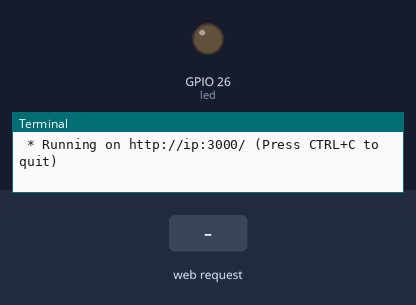
A program run on a simulated Raspberry Pi (BCM pin numbers). Shown: output pins drawn as LEDs (lit = HIGH), the last lines printed to the terminal. The test bench sets the inputs (shaded band). The clock reads 2024-03-15 10:24:30 at power-on unless the program sets it.

Above: at 1.2 s.
1.3 s: HTTP request for /led/off received
At 1.6 s:
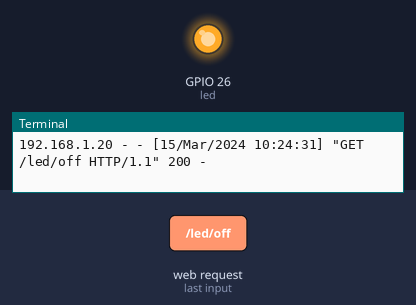
4.3 s: HTTP request for /led/on received
At 5.1 s:
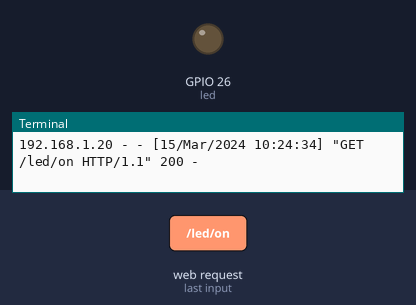
Timing chart, 0 to 7.3 s (numbered marks = the images above; inputs shaded):
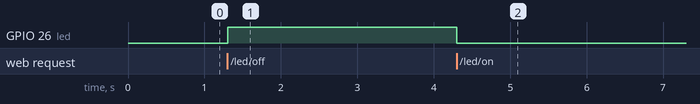

Measured:
- after the input at 1.3 s, GPIO 26 (led): LOW → HIGH at once
- after the input at 4.3 s, GPIO 26 (led): HIGH → LOW at once

The program:

app.py
```python
'''
	Raspberry Pi GPIO Status and Control
'''
import RPi.GPIO as GPIO
from flask import Flask, render_template, request


app = Flask(__name__)


GPIO.setmode(GPIO.BCM)
GPIO.setwarnings(False)

led = 26

ledSts = 0


GPIO.setup(led, GPIO.OUT)


GPIO.output(led, GPIO.LOW)


@app.route("/")
def index():

	ledSts = GPIO.input(led)
	templateData = {
              'title' : 'GPIO output Status!',
              'led'  : ledSts,
        }
	return render_template('index.html', **templateData)

@app.route("/<deviceName>/<action>")
def action(deviceName, action):
	if deviceName == 'led':
		actuator = led

	if action == "on":
		GPIO.output(actuator, GPIO.LOW)
	if action == "off":
		GPIO.output(actuator, GPIO.HIGH)

	ledSts = GPIO.input(led)

	templateData = {
              'led'  : ledSts,
	}
	return render_template('index.html', **templateData)
if __name__ == "__main__":
   app.run(host='ip', port=3000, debug=True)
```
